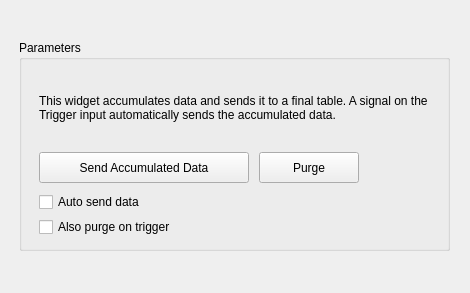
<?xml version="1.0" encoding="UTF-8"?>
<ui version="4.0">
 <class>Form</class>
 <widget class="QWidget" name="Form">
  <property name="geometry">
   <rect>
    <x>0</x>
    <y>0</y>
    <width>470</width>
    <height>293</height>
   </rect>
  </property>
  <property name="windowTitle">
   <string>Form</string>
  </property>
  <widget class="QGroupBox" name="groupBox">
   <property name="geometry">
    <rect>
     <x>19</x>
     <y>40</y>
     <width>431</width>
     <height>211</height>
    </rect>
   </property>
   <property name="title">
    <string>Parameters</string>
   </property>
   <widget class="QLabel" name="Description">
    <property name="geometry">
     <rect>
      <x>20</x>
      <y>30</y>
      <width>401</width>
      <height>75</height>
     </rect>
    </property>
    <property name="text">
     <string>This widget accumulates data and sends it to a final table. A signal on the Trigger input automatically sends the accumulated data.</string>
    </property>
    <property name="textFormat">
     <enum>Qt::AutoText</enum>
    </property>
    <property name="alignment">
     <set>Qt::AlignLeading|Qt::AlignLeft|Qt::AlignVCenter</set>
    </property>
    <property name="wordWrap">
     <bool>true</bool>
    </property>
   </widget>
   <widget class="QCheckBox" name="checkBox_send">
    <property name="enabled">
     <bool>true</bool>
    </property>
    <property name="geometry">
     <rect>
      <x>20</x>
      <y>152</y>
      <width>200</width>
      <height>20</height>
     </rect>
    </property>
    <property name="text">
     <string>Auto send data</string>
    </property>
   </widget>
   <widget class="QPushButton" name="pushButton_send">
    <property name="geometry">
     <rect>
      <x>20</x>
      <y>112</y>
      <width>210</width>
      <height>31</height>
     </rect>
    </property>
    <property name="text">
     <string>Send Accumulated Data</string>
    </property>
   </widget>
   <widget class="QPushButton" name="pushButton_purge">
    <property name="geometry">
     <rect>
      <x>240</x>
      <y>112</y>
      <width>100</width>
      <height>31</height>
     </rect>
    </property>
    <property name="text">
     <string>Purge</string>
    </property>
   </widget>
   <widget class="QCheckBox" name="checkBox_send_2">
    <property name="enabled">
     <bool>true</bool>
    </property>
    <property name="geometry">
     <rect>
      <x>20</x>
      <y>177</y>
      <width>200</width>
      <height>20</height>
     </rect>
    </property>
    <property name="text">
     <string>Also purge on trigger</string>
    </property>
   </widget>
  </widget>
 </widget>
 <resources/>
 <connections/>
</ui>
